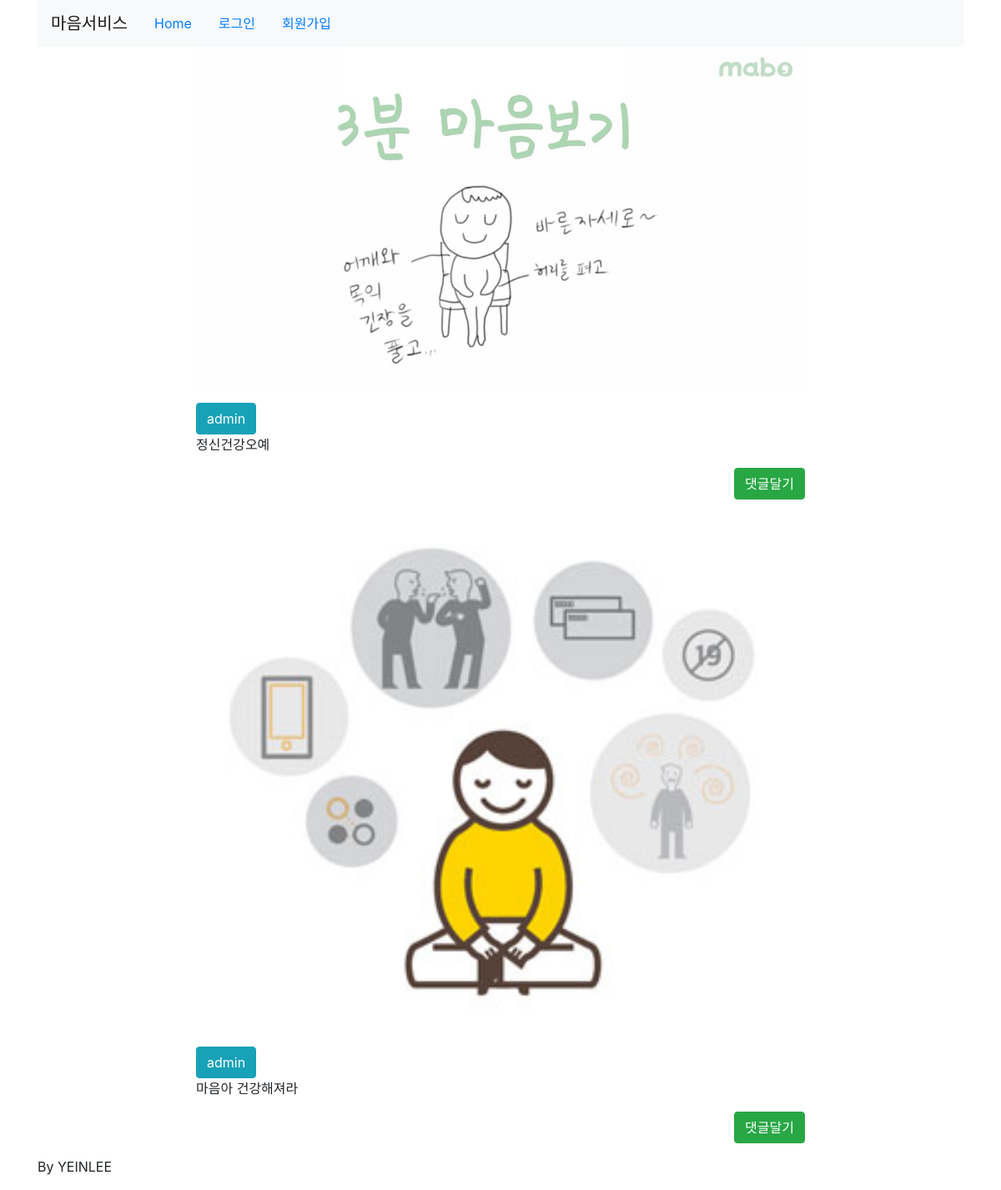
The page / on the database its author committed.
### photo/models.py (models this page shows, shortened)
class Photo(models.Model):
    author = models.ForeignKey(User, on_delete=models.CASCADE, related_name='user_photos')
    photo = models.ImageField(upload_to='photos/%Y/%m/%d', default='photos/no_image.png')
    text = models.TextField()
    created = models.DateTimeField(auto_now_add=True)
    updated = models.DateTimeField(auto_now=True)
    class Meta:
        ordering = ['-updated']

### photo/views.py (the view)
# urls.py: path('', photo_list, name='photo_list'),
def photo_list(request):
    photos = Photo.objects.all()
    return render(request, 'photo/list.html', {'photos':photos})

### photo/templates/photo/list.html (shortened to what this page needs)
{% extends 'base.html' %}
{% block content %}
    {% for post in photos %}
        <div class="row">
            <div class="col-md-2"></div>
            <div class="col-md-8 panel panel-default">
                <p><img src="{{post.photo.url}}" style="width:100%;"></p>
                <button type="button" class="btn btn-xs btn-info">
                    {{post.author.username}}</button>
                <p>{{post.text|linebreaksbr}}</p>
                <p class="text-right">
                    <a href="{% url 'photo:photo_detail' pk=post.id %}" class="btn btn-xs btn-success">댓글달기</a>
                </p>
            </div>
            <div class="col-md-2"></div>
        </div>
    {% endfor %}
{% endblock %}

### rows shown on the page
Photo: photo (picture), author.username "admin", text "정신건강오예"
Photo: photo (picture), author.username "admin", text "마음아 건강해져라"
